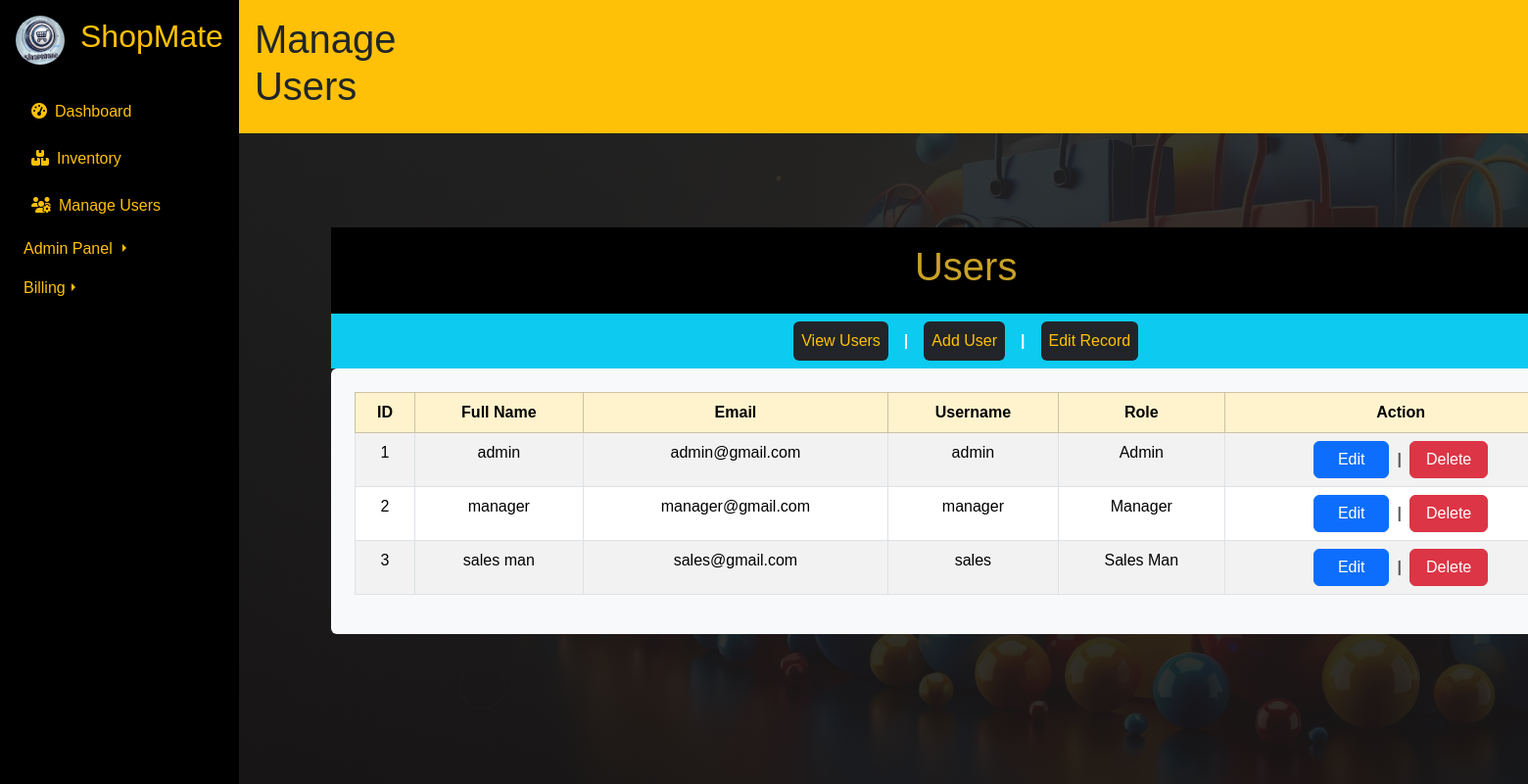
The app's page /view_users.php with its own data.
### tables this page shows
CREATE TABLE IF NOT EXISTS `users` (
  `uid` int NOT NULL AUTO_INCREMENT,
  `full_name` varchar(100) NOT NULL,
  `email` varchar(100) NOT NULL,
  `username` varchar(50) NOT NULL,
  `u_password` varchar(255) NOT NULL,
  `u_role` int NOT NULL,
  `created_at` datetime NOT NULL DEFAULT CURRENT_TIMESTAMP,
  PRIMARY KEY (`uid`),
  UNIQUE KEY `email` (`email`),
  UNIQUE KEY `username` (`username`)
);

CREATE TABLE IF NOT EXISTS `user_type` (
  `tid` int NOT NULL AUTO_INCREMENT,
  `type_name` varchar(15)  NOT NULL,
  PRIMARY KEY (`tid`)
);

### view_users.php (the view)
<?php $pageTitle = "Manage Users";
    include('includes/header.php');
     ?>
<?php include('includes/sidebar.php'); ?>
<?php include('includes/topbar.php'); ?>
<div class="container py-5">
<?php $crudTitle = "Users";
    include('includes/crud_nav.php'); ?>
    <?php
    include('includes/db.php');
         $sql = "SELECT * FROM users JOIN user_type WHERE users.u_role = user_type.tid";
         $result = mysqli_query($conn, $sql) or die("Query Unsuccessful");
         if(mysqli_num_rows($result) > 0 ) {
         ?>
         <div class="bg-light p-4 rounded">
        <table class="table table-bordered table-striped table-hover">
          <thead class="table-warning text-center">
            <tr>
              <th>ID</th>
              <th>Full Name</th>
              <th>Email</th>
              <th>Username</th>
              <th>Role</th>
              <th>Action</th>
            </tr>
          </thead>
          <tbody>
            <?php
            while($row = mysqli_fetch_assoc($result)) {
            ?>
            <tr class="text-center">
              <td><?php echo $row['uid'] ?></td>
              <td><?php echo $row['full_name'] ?></td>
              <td><?php echo $row['email'] ?></td>
              <td><?php echo $row['username'] ?></td>
              <td><?php echo $row['type_name'] ?></td>
              <td>
                <div class="d-flex justify-content-center gap-2">
                <a class="btn  btn-scale btn-primary px-4" href='update_user.php?uid=<?php echo $row['uid']; ?>'>Edit</a>
                <span class="d-flex justify-content-center align-items-center text-muted fw-bold">|</span>
                  <a class="btn btn-scale btn-danger px-3" onclick="confirmDeletion(<?= $row['uid']; ?>)" >Delete</a>
                </div>
            </td>
            </tr>
            <?php } ?>
          </tbody>
        </table>
        </div>
        <?php } else {
          echo "<div class='bg-light p-4'><h2>No record found</h2></div>";
        }
    ?>
</div>
<?php include('includes/footer.php'); ?>

### css/style.css (style rules this page uses)
* { transition: all 0.4s ease-in-out; }
body { font-family: 'Poppins', sans-serif; color: #C9A227; }

### records on screen
users: uid "1", full_name "admin", email "admin@gmail.com", username "admin", user_type.type_name "Admin"
users: uid "2", full_name "manager", email "manager@gmail.com", username "manager", user_type.type_name "Manager"
users: uid "3", full_name "sales man", email "sales@gmail.com", username "sales", user_type.type_name "Sales Man"

### other values on screen
$pageTitle "Manage Users"
$crudTitle "Users"
